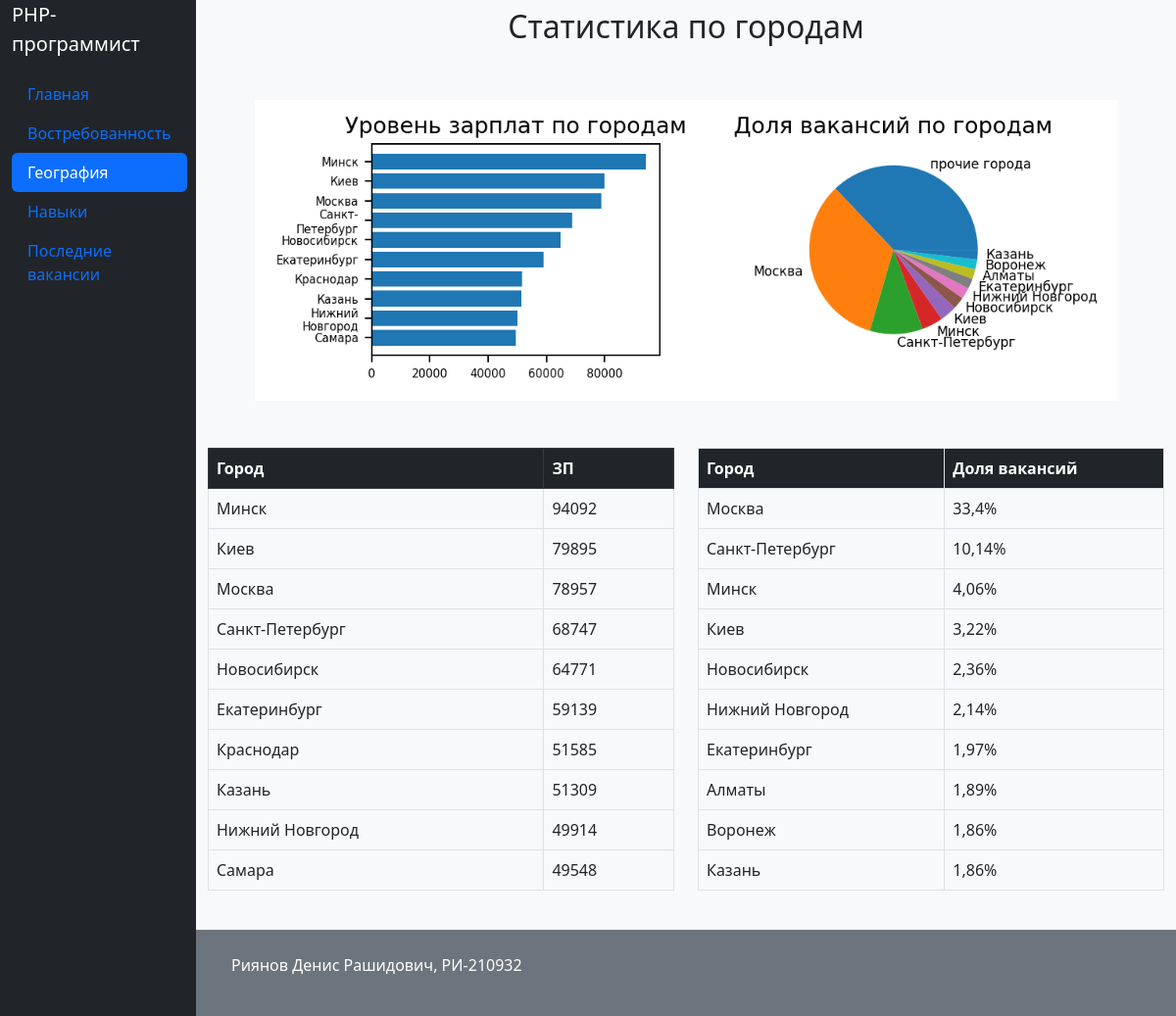
The app's page /area/ with its own data.
### app/models.py (models this page shows, shortened)
class AreaStatistics(models.Model):
    plot_img = models.ImageField('Изображение графика статистики по городам', upload_to="images/area/")
    salary_table = models.TextField('Таблица ЗП по городам')
    fraction_table = models.TextField('Таблица доли вакансий по городам')
    class Meta:
        verbose_name = 'Статистика по городам'
        verbose_name_plural = 'Статистики по городам'

### app/views.py (the view)
# urls.py: path('area/', area),
def area(request):
    statistics = AreaStatistics.objects.get(id=1)
    return render(request, 'area.html', context={'statistics': statistics})

### app/templates/area.html (shortened to what this page needs)
{% extends 'base.html' %}
{% load static %}
{% block content %}
<div class="row text-center mt-2">
    <h2>Статистика по городам</h2>
    <div class="col">
        <img class="img-fluid p-5" src="{{ statistics.plot_img.url }}">
    </div>
</div>
<div class="row">
    <div class="col">
        {{ statistics.salary_table | safe }}
    </div>
    <div class="col">
        {{ statistics.fraction_table | safe }}
    </div>
</div>
{% endblock %}

### records on screen
AreaStatistics: plot_img (picture), salary_table "Город ЗП Минск 94092 Киев 79895 Москва 78957 Санкт-Петербург 68747 Новосибирск 64771 Екатеринбург 59139 Краснодар 51585 Казань 51309 Нижний Новгород 49914 Самара 49548", fraction_table "Город Доля вакансий Москва 33,4% Санкт-Петербург 10,14% Минск 4,06% Киев 3,22% Новосибирск 2,36% Нижний Новгород 2,14% Екатеринбург 1,97% Алматы 1,89% Воронеж 1,86% Казань 1,86%"
